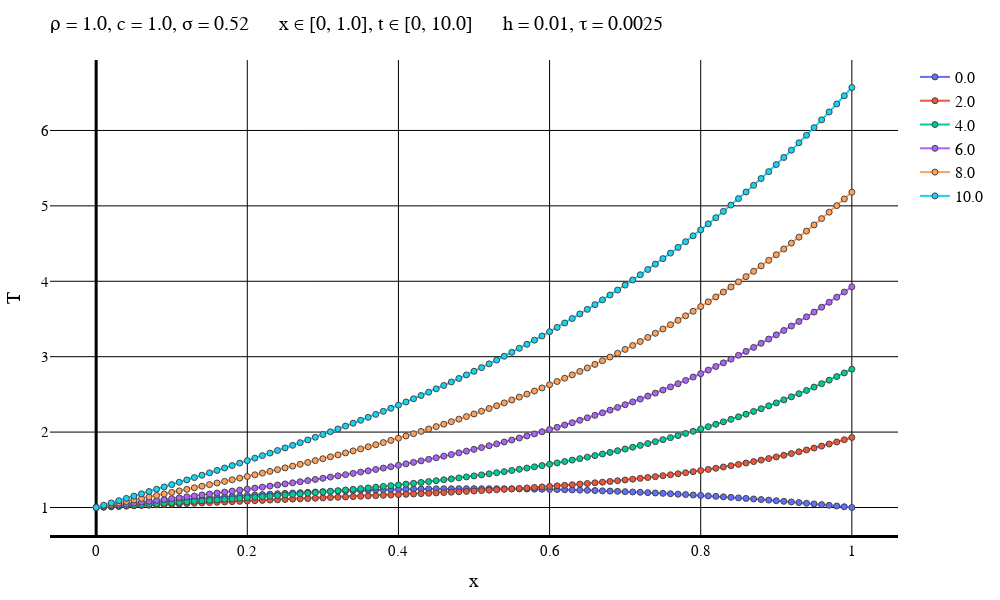

The notebook cell saved with this chart:
### Markdown cell above
Другой вес

### Code cell
typeOfScheme = "Another"

solutionFile = "D:\\Calc_Methods_2\\Lab2\\MixedCondsLeftT\\$typeOfScheme\\solution$numOfEq.txt"
dataFile = "D:\\Calc_Methods_2\\Lab2\\MixedCondsLeftT\\$typeOfScheme\\data$numOfEq.txt"
intervalFile = "D:\\Calc_Methods_2\\Lab2\\MixedCondsLeftT\\$typeOfScheme\\interval$numOfEq.txt"

solutionMatrix = readdlm(solutionFile)
dataVec = readdlm(dataFile)
intervalVec = readdlm(intervalFile);

L = dataVec[3]
timeEnd = dataVec[4]
numOfXIntervals = Int(intervalVec[1])
numOfTIntervals = Int(intervalVec[2])
h = L / numOfXIntervals
τ = timeEnd / numOfTIntervals
if default == true
    plotStep = trunc(Int, timeEnd / (5 * τ))
    numOfPlots = numOfTIntervals + 1    
else
    plotStep = 1
    numOfPlots = 10
end
println("Шаг графика: $plotStep")
println("Время последнего графика: $((numOfPlots - 1)*τ)")
makePlot(numOfPlots, plotStep, solutionMatrix, dataVec, intervalVec)
